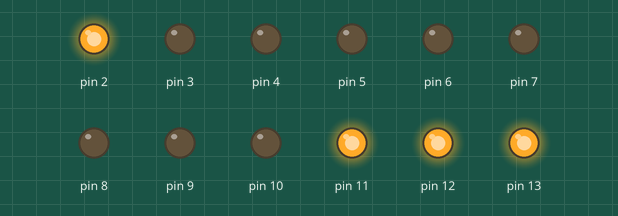
A sketch run on a simulated Arduino Uno, built with avr-gcc and run on an emulated ATmega328P. On the bench: output pins drawn as LEDs (lit = HIGH).

Above: at 0.1 s.
At 0.5 s:
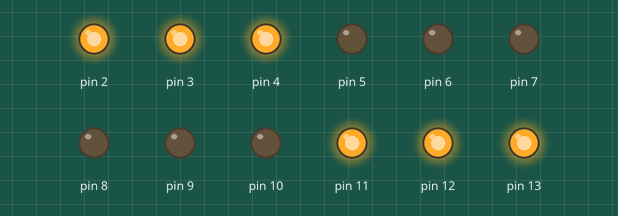
At 0.9 s:
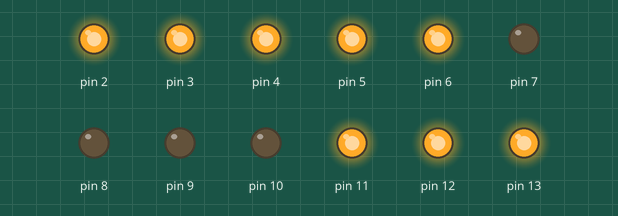
At 1.8 s:
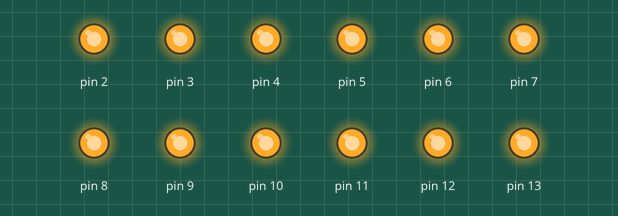
At 3.3 s:
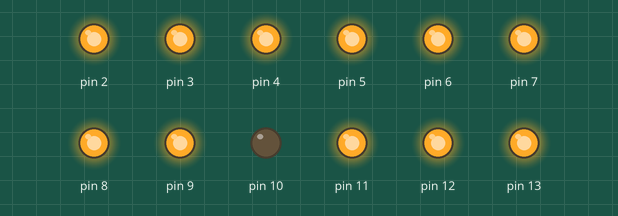
At 5.0 s:
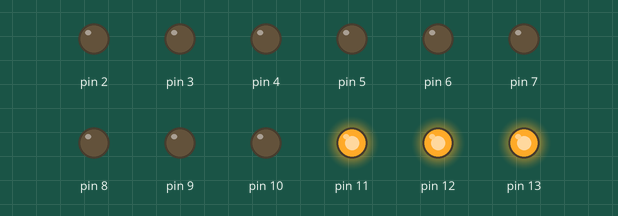
Timing chart, 0 to 6.8 s (numbered marks = the images above):
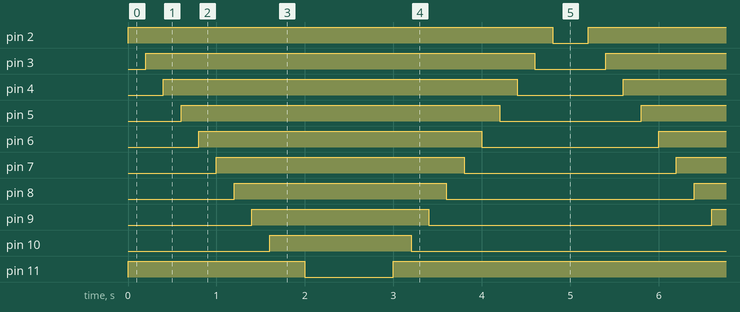

Measured:
- by itself, pin 2: alternates HIGH for 4.8 s and LOW for 0.40 s
- by itself, pin 3: alternates HIGH for 4.4 s and LOW for 0.80 s
- by itself, pin 4: alternates HIGH for 4.0 s and LOW for 1.2 s
- by itself, pin 5: alternates HIGH for 3.6 s and LOW for 1.6 s
- by itself, pin 6: alternates HIGH for 3.2 s and LOW for 2.0 s
- by itself, pin 7: alternates HIGH for 2.8 s and LOW for 2.4 s
- by itself, pin 8: alternates HIGH for 2.4 s and LOW for 2.8 s
- by itself, pin 9: alternates HIGH for 2.0 s and LOW for 3.2 s

The sketch:

P5.2.ino
```cpp
int pausa = 200;

void setup()
{
  pinMode(2, OUTPUT);
  pinMode(3, OUTPUT);
  pinMode(4, OUTPUT);
  pinMode(5, OUTPUT);
  pinMode(6, OUTPUT);
  pinMode(7, OUTPUT);
  pinMode(8, OUTPUT);
  pinMode(9, OUTPUT);
  pinMode(10, OUTPUT);
  pinMode(11, OUTPUT);
  pinMode(12, OUTPUT);
  pinMode(13, OUTPUT);
}

void loop()
{
  digitalWrite(11, HIGH);
  digitalWrite(12, HIGH);
  digitalWrite(13, HIGH);
  digitalWrite(2, HIGH);
  delay(pausa);
  digitalWrite(3, HIGH);
  delay(pausa);
  digitalWrite(4, HIGH);
  delay(pausa);
  digitalWrite(5, HIGH);
  delay(pausa);
  digitalWrite(6, HIGH);
  delay(pausa);
  digitalWrite(7, HIGH);
  delay(pausa);
  digitalWrite(8, HIGH);
  delay(pausa);
  digitalWrite(9, HIGH);
  delay(pausa);
  digitalWrite(10, HIGH);
  delay(pausa);
  digitalWrite(11, HIGH);
  delay(pausa);

  digitalWrite(11, LOW);
  digitalWrite(12, HIGH);
  delay(pausa);

  digitalWrite(12, LOW);
  digitalWrite(13, HIGH);
  delay(pausa);

  digitalWrite(13, LOW);
  delay(pausa);

  digitalWrite(13, HIGH);
  delay(pausa);

  digitalWrite(12, HIGH);
  delay(pausa);

  digitalWrite(11, HIGH);
  delay(pausa);


  digitalWrite(10, LOW);
  delay(pausa);
  digitalWrite(9, LOW);
  delay(pausa);
  digitalWrite(8, LOW);
  delay(pausa);
  digitalWrite(7, LOW);
  delay(pausa);
  digitalWrite(6, LOW);
  delay(pausa);
  digitalWrite(5, LOW);
  delay(pausa);
  digitalWrite(4, LOW);
  delay(pausa);
  digitalWrite(3, LOW);
  delay(pausa);
  digitalWrite(2, LOW);
  delay(pausa);
  digitalWrite(1, LOW);
  delay(pausa);


}
```
